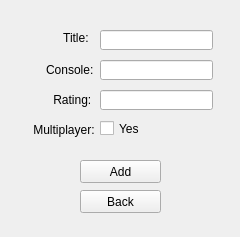
<?xml version="1.0" encoding="UTF-8"?>
<ui version="4.0">
 <class>newGame</class>
 <widget class="QWidget" name="newGame">
  <property name="geometry">
   <rect>
    <x>0</x>
    <y>0</y>
    <width>240</width>
    <height>237</height>
   </rect>
  </property>
  <property name="minimumSize">
   <size>
    <width>240</width>
    <height>237</height>
   </size>
  </property>
  <property name="maximumSize">
   <size>
    <width>240</width>
    <height>237</height>
   </size>
  </property>
  <property name="windowTitle">
   <string>Form</string>
  </property>
  <widget class="QPushButton" name="add">
   <property name="geometry">
    <rect>
     <x>80</x>
     <y>160</y>
     <width>81</width>
     <height>23</height>
    </rect>
   </property>
   <property name="text">
    <string>Add</string>
   </property>
  </widget>
  <widget class="QLineEdit" name="newTitle">
   <property name="geometry">
    <rect>
     <x>100</x>
     <y>30</y>
     <width>113</width>
     <height>20</height>
    </rect>
   </property>
  </widget>
  <widget class="QLineEdit" name="newConsole">
   <property name="geometry">
    <rect>
     <x>100</x>
     <y>60</y>
     <width>113</width>
     <height>20</height>
    </rect>
   </property>
  </widget>
  <widget class="QLineEdit" name="newRating">
   <property name="geometry">
    <rect>
     <x>100</x>
     <y>90</y>
     <width>113</width>
     <height>20</height>
    </rect>
   </property>
  </widget>
  <widget class="QCheckBox" name="isMultiplayer">
   <property name="geometry">
    <rect>
     <x>100</x>
     <y>120</y>
     <width>70</width>
     <height>17</height>
    </rect>
   </property>
   <property name="text">
    <string>Yes</string>
   </property>
  </widget>
  <widget class="QLabel" name="title">
   <property name="geometry">
    <rect>
     <x>60</x>
     <y>30</y>
     <width>47</width>
     <height>16</height>
    </rect>
   </property>
   <property name="text">
    <string> Title:</string>
   </property>
  </widget>
  <widget class="QLabel" name="console">
   <property name="geometry">
    <rect>
     <x>46</x>
     <y>60</y>
     <width>61</width>
     <height>20</height>
    </rect>
   </property>
   <property name="text">
    <string>Console:</string>
   </property>
  </widget>
  <widget class="QLabel" name="rating">
   <property name="geometry">
    <rect>
     <x>50</x>
     <y>90</y>
     <width>51</width>
     <height>20</height>
    </rect>
   </property>
   <property name="text">
    <string> Rating:</string>
   </property>
  </widget>
  <widget class="QLabel" name="multiplayer">
   <property name="geometry">
    <rect>
     <x>30</x>
     <y>120</y>
     <width>71</width>
     <height>20</height>
    </rect>
   </property>
   <property name="text">
    <string> Multiplayer:</string>
   </property>
  </widget>
  <widget class="QPushButton" name="back">
   <property name="geometry">
    <rect>
     <x>80</x>
     <y>190</y>
     <width>81</width>
     <height>23</height>
    </rect>
   </property>
   <property name="minimumSize">
    <size>
     <width>81</width>
     <height>23</height>
    </size>
   </property>
   <property name="maximumSize">
    <size>
     <width>81</width>
     <height>23</height>
    </size>
   </property>
   <property name="text">
    <string>Back</string>
   </property>
  </widget>
 </widget>
 <resources/>
 <connections/>
</ui>
